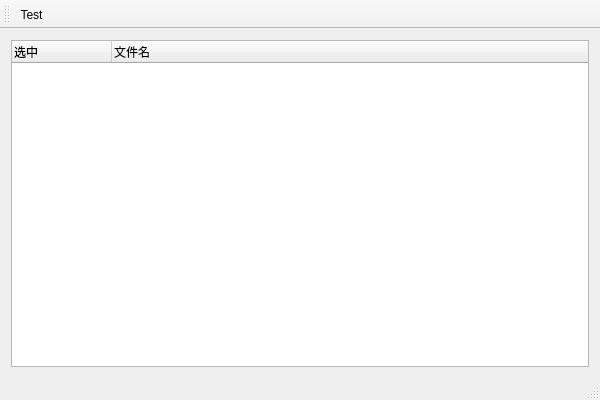
<?xml version="1.0" encoding="UTF-8"?>
<ui version="4.0">
 <class>Test13_7AClass</class>
 <widget class="QMainWindow" name="Test13_7AClass">
  <property name="geometry">
   <rect>
    <x>0</x>
    <y>0</y>
    <width>600</width>
    <height>400</height>
   </rect>
  </property>
  <property name="windowTitle">
   <string>Test13_7A</string>
  </property>
  <widget class="QWidget" name="centralWidget">
   <layout class="QVBoxLayout" name="verticalLayout">
    <item>
     <widget class="QTreeWidget" name="treeWidget">
      <column>
       <property name="text">
        <string>选中</string>
       </property>
      </column>
      <column>
       <property name="text">
        <string>文件名</string>
       </property>
      </column>
     </widget>
    </item>
   </layout>
  </widget>
  <widget class="QMenuBar" name="menuBar">
   <property name="geometry">
    <rect>
     <x>0</x>
     <y>0</y>
     <width>600</width>
     <height>23</height>
    </rect>
   </property>
  </widget>
  <widget class="QToolBar" name="mainToolBar">
   <attribute name="toolBarArea">
    <enum>TopToolBarArea</enum>
   </attribute>
   <attribute name="toolBarBreak">
    <bool>false</bool>
   </attribute>
   <addaction name="actionTest"/>
  </widget>
  <widget class="QStatusBar" name="statusBar"/>
  <action name="actionTest">
   <property name="text">
    <string>Test</string>
   </property>
  </action>
 </widget>
 <layoutdefault spacing="6" margin="11"/>
 <resources>
  <include location="Test13_7A.qrc"/>
 </resources>
 <connections/>
</ui>
